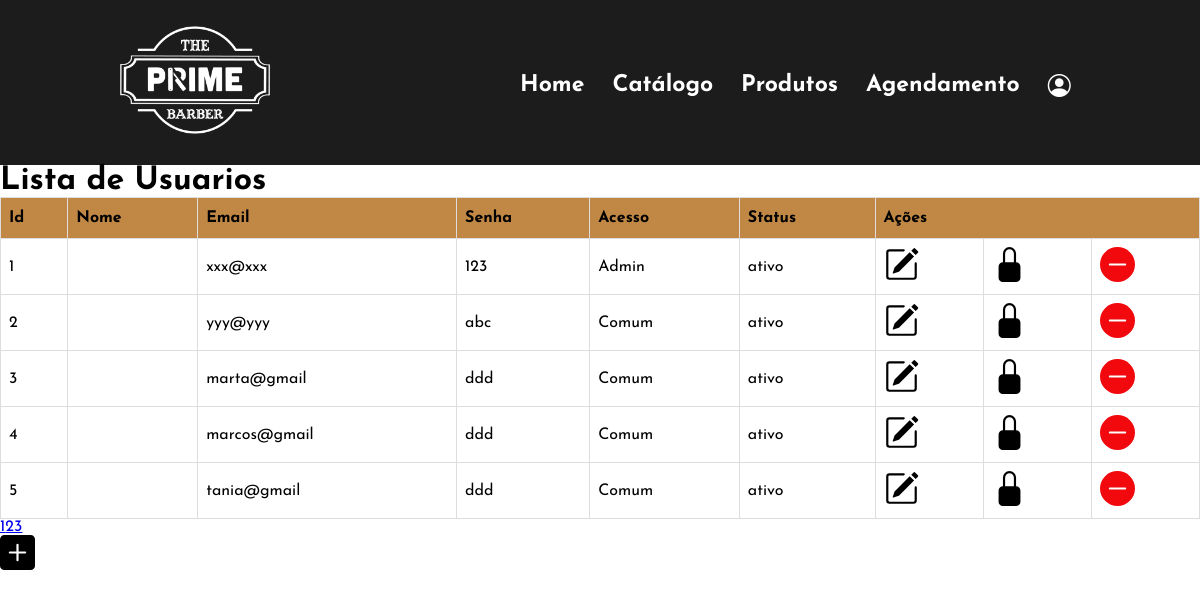
Screenshot of /PHP/public_html/usuarioscontrolar.php?pag=1 (signed in) with the database file from the repository.
### tables this page shows
CREATE TABLE IF NOT EXISTS `usuarios` (
  `Id` int(11) NOT NULL AUTO_INCREMENT,
  `Nome` varchar(50) NOT NULL,
  `Email` varchar(50) NOT NULL,
  `Senha` varchar(50) NOT NULL,
  `Acesso` varchar(10) NOT NULL,
  `Status` varchar(20) NOT NULL,
  PRIMARY KEY (`Id`)
);

### PHP/public_html/usuarioscontrolar.php (the view, shortened to what this page needs)
<?php
require 'conexao.php';
$id = $_GET["pag"];
$total = 5;
$id--;
$sql = "SELECT * FROM usuarios ORDER BY id LIMIT $id, $total";
$sql1 = "SELECT count(*) as contagem FROM usuarios";
$result = $conn->query($sql);
$result1 = $conn->query($sql1);
$row1 = $result1->fetch_assoc();
$contagem = $row1["contagem"];
if($contagem%$total==0){
    $contagem=$contagem/$total;
}else{
    $contagem=$contagem/$total + 1;
}
	 if ($result->num_rows > 0) {
?>
<!DOCTYPE html>
<html>
<head>
	<link rel="stylesheet" href="./css/tabelaprodutos.css">
<body>
</head>
<body>
<?php
include 'menu.php'
?>
	<h1>Lista de Usuarios</h1>
<table>
<tr><th>Id</th><th>Nome</th><th>Email</th><th>Senha</th><th>Acesso</th><th>Status</th><th colspan="3">Ações</td></tr>
<?php
 while($row = $result->fetch_assoc()) {
      if($row["Status"]=="inativo"){
	          echo "<tr style='background-color:pink'>";
	      }else{
	          echo "<tr>";
	      }
echo "<tr><td>" . $row["Id"] . "</td><td>" . $row["Username"] . "</td><td>" . $row["Email"] . "</td><td>" . $row["Senha"] . "</td><td>" . $row["Acesso"] . "</td><td>" . $row["Status"] . "</td>";
echo "<td><a href='usuarioeditarform.php?id=" . $row["Id"] . "'><img src='imagens/pencil-square.svg'  width='35' height='35' alt='Editar Usuário'></a></td><td><a href='usuariobloquear.php?id=" . $row["Id"] . "&status=" . $row["Status"] . "'><img src='./imagens/lock-fill.svg' width='35' height='35' alt='Bloquear Usuário'></a></td><td><a href='usuarioexcluir.php?id=" . $row["Id"] . "'><img src='imagens/dash-circle-fill-red.svg' width='35' height='35' alt='Excluir Usuário'></a></td></tr>";
	  }
?>
</table>
			<div class="pagination">
    <?php for($i=1; $i <= $contagem; $i++) {
            echo "<a href='usuarioscontrolar.php?pag=$i'>$i</a>";
    }
	?>
	</div>
		<a href="usuariocadastrartela.php"><img src='imagens/plus-square-fill.svg' width="35" height="35" alt='Adicionar Usuário'></a>
	</body>
</html>
<?php
	} else {
		echo "<h1>Nenhum resultado foi encontrado.</h1>";
	}
?>

### PHP/public_html/menu.php (shortened to what this page needs)
<html>
    <head>
<link rel="stylesheet" href="https://cdn.jsdelivr.net/npm/bootstrap-icons@1.8.2/font/bootstrap-icons.css">
<link rel="stylesheet" href="css/menu.css">
</head>
<body>
    <nav>
    <ul>
        <div class="logo">
            <li>
                <img src="imagens/logos/Logo_Branca.png" height="160" width="160">
            </li>
        </div>
        <div class="items">
            <li><a href="index.php">Home</a></li>
            <li class="dropdown">
                <a href="javascript:void(0)"class="dropbtn"> Catálogo</a>
                </li>
            <li><a href="testeProdutos.php">Produtos</a></li>
            <li><a href="calendario.php">Agendamento</a></li>
<?php
if(isset($_SESSION['acesso']) && $_SESSION['acesso']=="Admin"){
    echo "<li class='dropdown'><a href='javascript:void(0)' class='dropbtn'>Administração</a>";
	echo "<div class='dropdown-content'><a href='usuarioscontrolar.php?pag=1'>Controlar Usuários</a><a href='usuariocadastrartela.php'>Cadastrar Usuário</a><a href= 'controlarprodutos.php'>Controle de Produtos</a><a href= 'clientescontrolar.php?pag=1'>Controle de Clientes</a></div></li>";
	}if(!isset($_SESSION['username'])){ ?>	</div>
	<li><a href="usuariologarform.html" class="items">
	   <i class="bi bi-person" style="font-size: 21px; margin-right: 7px;"></i>
	    Entrar</a></li>
<?php
	}else{
?>
  <li class="dropdown">
    <a href="javascript:void(0)" class="dropbtn"><i class="bi bi-person-circle"></i> <?php echo $logado;?></a>
  </li>
<?php }
 ?>
</ul>
</body>
</html>

### PHP/public_html/css/tabelaprodutos.css (style rules this page uses)
* { margin: 0; padding: 0; }
body { background-color: #ffffff; background-position: center; background-attachment: fixed; background-repeat: no-repeat; font-family: Arial, Helvetica, sans-serif; }
table { font-family: Arial, Helvetica, sans-serif; border-collapse: collapse; width: 100%; }
td, th { border: 1px solid #ddd; padding: 8px; }
tr:nth-child(even) { background-color: #f2f2f2; }
th { padding-top: 12px; padding-bottom: 12px; text-align: left; background-color: #c18845; color: black; }
ul { background-color: #1c1c1c; list-style-type: none; margin: 0; padding: 0; overflow: hidden; font-size: 15px; }
li { float: left; }
li a, .dropbtn { display: inline-block; color: #c18845; text-align: center; padding: 14px 16px; text-decoration: none; }
li.dropdown { display: inline-block; }

### PHP/public_html/css/menu.css (style rules this page uses)
* { padding: 0; margin: 0; font-family: 'Josefin Sans', sans-serif; }
body { background-size: cover; }
ul { width: 100%; display: flex; justify-content: space-around; list-style-type: none; margin: 0; padding: 0; overflow: hidden; font-size: 20px; font-weight: 700; }
.items, .entrar { margin-top: 60px; }
li { justify-content: center; float: left; }
li a, .dropbtn { font-size: 23px; margin: 0; display: inline-block; text-align: center; padding: 14px; text-decoration: none; color: #fff; }
li.dropdown { display: inline-block; color: #c18845; }

### PHP/public_html/menu.php (style rules this page uses)
* { font-family: 'Josefin Sans', sans-serif; }

### rows the page displays
usuarios: Id "1", Email "xxx@xxx", Senha "123", Acesso "Admin", Status "ativo"
usuarios: Id "2", Email "yyy@yyy", Senha "abc", Acesso "Comum", Status "ativo"
usuarios: Id "3", Email "marta@gmail", Senha "ddd", Acesso "Comum", Status "ativo"
usuarios: Id "4", Email "marcos@gmail", Senha "ddd", Acesso "Comum", Status "ativo"
usuarios: Id "5", Email "tania@gmail", Senha "ddd", Acesso "Comum", Status "ativo"
